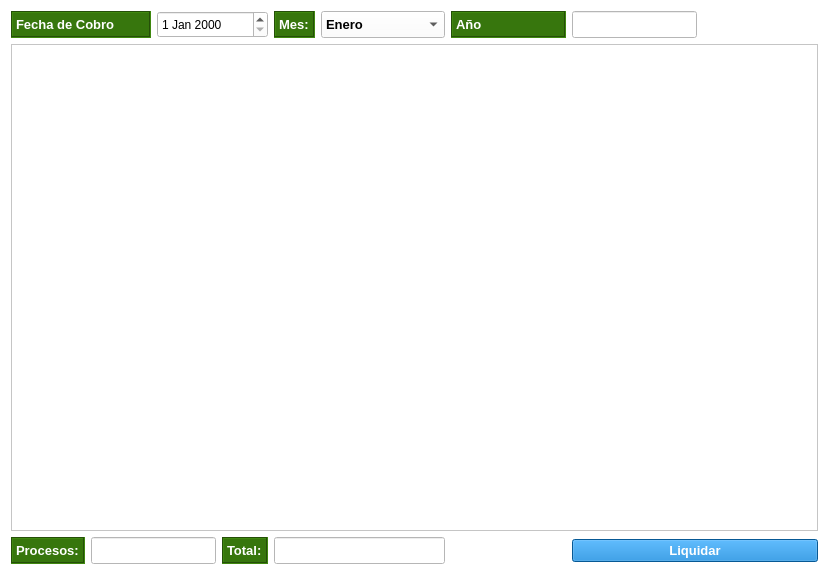
<?xml version="1.0" encoding="UTF-8"?>
<ui version="4.0">
 <class>Form</class>
 <widget class="QWidget" name="Form">
  <property name="geometry">
   <rect>
    <x>0</x>
    <y>0</y>
    <width>829</width>
    <height>575</height>
   </rect>
  </property>
  <property name="palette">
   <palette>
    <active>
     <colorrole role="WindowText">
      <brush brushstyle="SolidPattern">
       <color alpha="255">
        <red>0</red>
        <green>0</green>
        <blue>0</blue>
       </color>
      </brush>
     </colorrole>
     <colorrole role="Button">
      <brush brushstyle="SolidPattern">
       <color alpha="255">
        <red>255</red>
        <green>255</green>
        <blue>255</blue>
       </color>
      </brush>
     </colorrole>
     <colorrole role="Light">
      <brush brushstyle="SolidPattern">
       <color alpha="255">
        <red>255</red>
        <green>255</green>
        <blue>255</blue>
       </color>
      </brush>
     </colorrole>
     <colorrole role="Midlight">
      <brush brushstyle="SolidPattern">
       <color alpha="255">
        <red>255</red>
        <green>255</green>
        <blue>255</blue>
       </color>
      </brush>
     </colorrole>
     <colorrole role="Dark">
      <brush brushstyle="SolidPattern">
       <color alpha="255">
        <red>127</red>
        <green>127</green>
        <blue>127</blue>
       </color>
      </brush>
     </colorrole>
     <colorrole role="Mid">
      <brush brushstyle="SolidPattern">
       <color alpha="255">
        <red>170</red>
        <green>170</green>
        <blue>170</blue>
       </color>
      </brush>
     </colorrole>
     <colorrole role="Text">
      <brush brushstyle="SolidPattern">
       <color alpha="255">
        <red>0</red>
        <green>0</green>
        <blue>0</blue>
       </color>
      </brush>
     </colorrole>
     <colorrole role="BrightText">
      <brush brushstyle="SolidPattern">
       <color alpha="255">
        <red>255</red>
        <green>255</green>
        <blue>255</blue>
       </color>
      </brush>
     </colorrole>
     <colorrole role="ButtonText">
      <brush brushstyle="SolidPattern">
       <color alpha="255">
        <red>0</red>
        <green>0</green>
        <blue>0</blue>
       </color>
      </brush>
     </colorrole>
     <colorrole role="Base">
      <brush brushstyle="SolidPattern">
       <color alpha="255">
        <red>255</red>
        <green>255</green>
        <blue>255</blue>
       </color>
      </brush>
     </colorrole>
     <colorrole role="Window">
      <brush brushstyle="SolidPattern">
       <color alpha="255">
        <red>255</red>
        <green>255</green>
        <blue>255</blue>
       </color>
      </brush>
     </colorrole>
     <colorrole role="Shadow">
      <brush brushstyle="SolidPattern">
       <color alpha="255">
        <red>0</red>
        <green>0</green>
        <blue>0</blue>
       </color>
      </brush>
     </colorrole>
     <colorrole role="AlternateBase">
      <brush brushstyle="SolidPattern">
       <color alpha="255">
        <red>255</red>
        <green>255</green>
        <blue>255</blue>
       </color>
      </brush>
     </colorrole>
     <colorrole role="ToolTipBase">
      <brush brushstyle="SolidPattern">
       <color alpha="255">
        <red>255</red>
        <green>255</green>
        <blue>220</blue>
       </color>
      </brush>
     </colorrole>
     <colorrole role="ToolTipText">
      <brush brushstyle="SolidPattern">
       <color alpha="255">
        <red>0</red>
        <green>0</green>
        <blue>0</blue>
       </color>
      </brush>
     </colorrole>
    </active>
    <inactive>
     <colorrole role="WindowText">
      <brush brushstyle="SolidPattern">
       <color alpha="255">
        <red>0</red>
        <green>0</green>
        <blue>0</blue>
       </color>
      </brush>
     </colorrole>
     <colorrole role="Button">
      <brush brushstyle="SolidPattern">
       <color alpha="255">
        <red>255</red>
        <green>255</green>
        <blue>255</blue>
       </color>
      </brush>
     </colorrole>
     <colorrole role="Light">
      <brush brushstyle="SolidPattern">
       <color alpha="255">
        <red>255</red>
        <green>255</green>
        <blue>255</blue>
       </color>
      </brush>
     </colorrole>
     <colorrole role="Midlight">
      <brush brushstyle="SolidPattern">
       <color alpha="255">
        <red>255</red>
        <green>255</green>
        <blue>255</blue>
       </color>
      </brush>
     </colorrole>
     <colorrole role="Dark">
      <brush brushstyle="SolidPattern">
       <color alpha="255">
        <red>127</red>
        <green>127</green>
        <blue>127</blue>
       </color>
      </brush>
     </colorrole>
     <colorrole role="Mid">
      <brush brushstyle="SolidPattern">
       <color alpha="255">
        <red>170</red>
        <green>170</green>
        <blue>170</blue>
       </color>
      </brush>
     </colorrole>
     <colorrole role="Text">
      <brush brushstyle="SolidPattern">
       <color alpha="255">
        <red>0</red>
        <green>0</green>
        <blue>0</blue>
       </color>
      </brush>
     </colorrole>
     <colorrole role="BrightText">
      <brush brushstyle="SolidPattern">
       <color alpha="255">
        <red>255</red>
        <green>255</green>
        <blue>255</blue>
       </color>
      </brush>
     </colorrole>
     <colorrole role="ButtonText">
      <brush brushstyle="SolidPattern">
       <color alpha="255">
        <red>0</red>
        <green>0</green>
        <blue>0</blue>
       </color>
      </brush>
     </colorrole>
     <colorrole role="Base">
      <brush brushstyle="SolidPattern">
       <color alpha="255">
        <red>255</red>
        <green>255</green>
        <blue>255</blue>
       </color>
      </brush>
     </colorrole>
     <colorrole role="Window">
      <brush brushstyle="SolidPattern">
       <color alpha="255">
        <red>255</red>
        <green>255</green>
        <blue>255</blue>
       </color>
      </brush>
     </colorrole>
     <colorrole role="Shadow">
      <brush brushstyle="SolidPattern">
       <color alpha="255">
        <red>0</red>
        <green>0</green>
        <blue>0</blue>
       </color>
      </brush>
     </colorrole>
     <colorrole role="AlternateBase">
      <brush brushstyle="SolidPattern">
       <color alpha="255">
        <red>255</red>
        <green>255</green>
        <blue>255</blue>
       </color>
      </brush>
     </colorrole>
     <colorrole role="ToolTipBase">
      <brush brushstyle="SolidPattern">
       <color alpha="255">
        <red>255</red>
        <green>255</green>
        <blue>220</blue>
       </color>
      </brush>
     </colorrole>
     <colorrole role="ToolTipText">
      <brush brushstyle="SolidPattern">
       <color alpha="255">
        <red>0</red>
        <green>0</green>
        <blue>0</blue>
       </color>
      </brush>
     </colorrole>
    </inactive>
    <disabled>
     <colorrole role="WindowText">
      <brush brushstyle="SolidPattern">
       <color alpha="255">
        <red>127</red>
        <green>127</green>
        <blue>127</blue>
       </color>
      </brush>
     </colorrole>
     <colorrole role="Button">
      <brush brushstyle="SolidPattern">
       <color alpha="255">
        <red>255</red>
        <green>255</green>
        <blue>255</blue>
       </color>
      </brush>
     </colorrole>
     <colorrole role="Light">
      <brush brushstyle="SolidPattern">
       <color alpha="255">
        <red>255</red>
        <green>255</green>
        <blue>255</blue>
       </color>
      </brush>
     </colorrole>
     <colorrole role="Midlight">
      <brush brushstyle="SolidPattern">
       <color alpha="255">
        <red>255</red>
        <green>255</green>
        <blue>255</blue>
       </color>
      </brush>
     </colorrole>
     <colorrole role="Dark">
      <brush brushstyle="SolidPattern">
       <color alpha="255">
        <red>127</red>
        <green>127</green>
        <blue>127</blue>
       </color>
      </brush>
     </colorrole>
     <colorrole role="Mid">
      <brush brushstyle="SolidPattern">
       <color alpha="255">
        <red>170</red>
        <green>170</green>
        <blue>170</blue>
       </color>
      </brush>
     </colorrole>
     <colorrole role="Text">
      <brush brushstyle="SolidPattern">
       <color alpha="255">
        <red>127</red>
        <green>127</green>
        <blue>127</blue>
       </color>
      </brush>
     </colorrole>
     <colorrole role="BrightText">
      <brush brushstyle="SolidPattern">
       <color alpha="255">
        <red>255</red>
        <green>255</green>
        <blue>255</blue>
       </color>
      </brush>
     </colorrole>
     <colorrole role="ButtonText">
      <brush brushstyle="SolidPattern">
       <color alpha="255">
        <red>127</red>
        <green>127</green>
        <blue>127</blue>
       </color>
      </brush>
     </colorrole>
     <colorrole role="Base">
      <brush brushstyle="SolidPattern">
       <color alpha="255">
        <red>255</red>
        <green>255</green>
        <blue>255</blue>
       </color>
      </brush>
     </colorrole>
     <colorrole role="Window">
      <brush brushstyle="SolidPattern">
       <color alpha="255">
        <red>255</red>
        <green>255</green>
        <blue>255</blue>
       </color>
      </brush>
     </colorrole>
     <colorrole role="Shadow">
      <brush brushstyle="SolidPattern">
       <color alpha="255">
        <red>0</red>
        <green>0</green>
        <blue>0</blue>
       </color>
      </brush>
     </colorrole>
     <colorrole role="AlternateBase">
      <brush brushstyle="SolidPattern">
       <color alpha="255">
        <red>255</red>
        <green>255</green>
        <blue>255</blue>
       </color>
      </brush>
     </colorrole>
     <colorrole role="ToolTipBase">
      <brush brushstyle="SolidPattern">
       <color alpha="255">
        <red>255</red>
        <green>255</green>
        <blue>220</blue>
       </color>
      </brush>
     </colorrole>
     <colorrole role="ToolTipText">
      <brush brushstyle="SolidPattern">
       <color alpha="255">
        <red>0</red>
        <green>0</green>
        <blue>0</blue>
       </color>
      </brush>
     </colorrole>
    </disabled>
   </palette>
  </property>
  <property name="windowTitle">
   <string>Form</string>
  </property>
  <layout class="QGridLayout" name="gridLayout" rowstretch="5,90,5">
   <item row="0" column="2" colspan="2">
    <widget class="QDateEdit" name="dateEdit">
     <property name="sizePolicy">
      <sizepolicy hsizetype="Minimum" vsizetype="Expanding">
       <horstretch>0</horstretch>
       <verstretch>0</verstretch>
      </sizepolicy>
     </property>
    </widget>
   </item>
   <item row="0" column="0" colspan="2">
    <widget class="QLabel" name="label_6">
     <property name="sizePolicy">
      <sizepolicy hsizetype="Preferred" vsizetype="Expanding">
       <horstretch>0</horstretch>
       <verstretch>0</verstretch>
      </sizepolicy>
     </property>
     <property name="font">
      <font>
       <pointsize>10</pointsize>
       <weight>75</weight>
       <bold>true</bold>
      </font>
     </property>
     <property name="styleSheet">
      <string notr="true">#label_6{
background-color:#37760D;
color: #FFFFFF;
}</string>
     </property>
     <property name="frameShape">
      <enum>QFrame::Box</enum>
     </property>
     <property name="frameShadow">
      <enum>QFrame::Sunken</enum>
     </property>
     <property name="text">
      <string>Fecha de Cobro</string>
     </property>
    </widget>
   </item>
   <item row="0" column="6">
    <widget class="QComboBox" name="comboBox_2">
     <property name="sizePolicy">
      <sizepolicy hsizetype="Preferred" vsizetype="Expanding">
       <horstretch>0</horstretch>
       <verstretch>0</verstretch>
      </sizepolicy>
     </property>
     <property name="font">
      <font>
       <pointsize>10</pointsize>
       <weight>75</weight>
       <bold>true</bold>
      </font>
     </property>
     <item>
      <property name="text">
       <string>Enero</string>
      </property>
     </item>
     <item>
      <property name="text">
       <string>Febrero</string>
      </property>
     </item>
     <item>
      <property name="text">
       <string>Marzo</string>
      </property>
     </item>
     <item>
      <property name="text">
       <string>Abril</string>
      </property>
     </item>
     <item>
      <property name="text">
       <string>Mayo</string>
      </property>
     </item>
     <item>
      <property name="text">
       <string>Junio</string>
      </property>
     </item>
     <item>
      <property name="text">
       <string>SAC-Junio</string>
      </property>
     </item>
     <item>
      <property name="text">
       <string>Julio</string>
      </property>
     </item>
     <item>
      <property name="text">
       <string>Agosto</string>
      </property>
     </item>
     <item>
      <property name="text">
       <string>Septiembre</string>
      </property>
     </item>
     <item>
      <property name="text">
       <string>Octubre</string>
      </property>
     </item>
     <item>
      <property name="text">
       <string>Noviembre</string>
      </property>
     </item>
     <item>
      <property name="text">
       <string>Diciembre</string>
      </property>
     </item>
     <item>
      <property name="text">
       <string>SAC-Diciembre</string>
      </property>
     </item>
    </widget>
   </item>
   <item row="0" column="7">
    <widget class="QLabel" name="label_3">
     <property name="sizePolicy">
      <sizepolicy hsizetype="Preferred" vsizetype="Expanding">
       <horstretch>0</horstretch>
       <verstretch>0</verstretch>
      </sizepolicy>
     </property>
     <property name="font">
      <font>
       <pointsize>10</pointsize>
       <weight>75</weight>
       <bold>true</bold>
      </font>
     </property>
     <property name="styleSheet">
      <string notr="true">#label_3{
background-color:#37760D;
color: #FFFFFF;
}</string>
     </property>
     <property name="frameShape">
      <enum>QFrame::Box</enum>
     </property>
     <property name="frameShadow">
      <enum>QFrame::Sunken</enum>
     </property>
     <property name="text">
      <string>Año</string>
     </property>
    </widget>
   </item>
   <item row="0" column="8">
    <widget class="QLineEdit" name="lineEdit">
     <property name="sizePolicy">
      <sizepolicy hsizetype="Expanding" vsizetype="Expanding">
       <horstretch>0</horstretch>
       <verstretch>0</verstretch>
      </sizepolicy>
     </property>
     <property name="font">
      <font>
       <pointsize>10</pointsize>
       <weight>75</weight>
       <bold>true</bold>
      </font>
     </property>
    </widget>
   </item>
   <item row="2" column="0">
    <widget class="QLabel" name="label_4">
     <property name="sizePolicy">
      <sizepolicy hsizetype="Preferred" vsizetype="Expanding">
       <horstretch>0</horstretch>
       <verstretch>0</verstretch>
      </sizepolicy>
     </property>
     <property name="font">
      <font>
       <pointsize>10</pointsize>
       <weight>75</weight>
       <bold>true</bold>
      </font>
     </property>
     <property name="styleSheet">
      <string notr="true">#label_4{
background-color:#37760D;
color: #FFFFFF;
}</string>
     </property>
     <property name="frameShape">
      <enum>QFrame::Box</enum>
     </property>
     <property name="frameShadow">
      <enum>QFrame::Sunken</enum>
     </property>
     <property name="text">
      <string>Procesos:</string>
     </property>
    </widget>
   </item>
   <item row="2" column="1" colspan="2">
    <widget class="QLineEdit" name="lineEdit_2">
     <property name="sizePolicy">
      <sizepolicy hsizetype="Expanding" vsizetype="Expanding">
       <horstretch>0</horstretch>
       <verstretch>0</verstretch>
      </sizepolicy>
     </property>
     <property name="font">
      <font>
       <pointsize>10</pointsize>
       <weight>75</weight>
       <bold>true</bold>
      </font>
     </property>
    </widget>
   </item>
   <item row="2" column="3">
    <widget class="QLabel" name="label_5">
     <property name="sizePolicy">
      <sizepolicy hsizetype="Preferred" vsizetype="Expanding">
       <horstretch>0</horstretch>
       <verstretch>0</verstretch>
      </sizepolicy>
     </property>
     <property name="font">
      <font>
       <pointsize>10</pointsize>
       <weight>75</weight>
       <bold>true</bold>
      </font>
     </property>
     <property name="styleSheet">
      <string notr="true">#label_5{
background-color:#37760D;
color: #FFFFFF;
}</string>
     </property>
     <property name="frameShape">
      <enum>QFrame::Box</enum>
     </property>
     <property name="frameShadow">
      <enum>QFrame::Sunken</enum>
     </property>
     <property name="text">
      <string>Total:</string>
     </property>
    </widget>
   </item>
   <item row="2" column="4" colspan="3">
    <widget class="QLineEdit" name="lineEdit_3">
     <property name="sizePolicy">
      <sizepolicy hsizetype="Expanding" vsizetype="Expanding">
       <horstretch>0</horstretch>
       <verstretch>0</verstretch>
      </sizepolicy>
     </property>
     <property name="font">
      <font>
       <pointsize>10</pointsize>
       <weight>75</weight>
       <bold>true</bold>
      </font>
     </property>
    </widget>
   </item>
   <item row="0" column="4" colspan="2">
    <widget class="QLabel" name="label_2">
     <property name="sizePolicy">
      <sizepolicy hsizetype="Preferred" vsizetype="Expanding">
       <horstretch>0</horstretch>
       <verstretch>0</verstretch>
      </sizepolicy>
     </property>
     <property name="font">
      <font>
       <pointsize>10</pointsize>
       <weight>75</weight>
       <bold>true</bold>
      </font>
     </property>
     <property name="styleSheet">
      <string notr="true">#label_2{
background-color:#37760D;
color: #FFFFFF;
}</string>
     </property>
     <property name="frameShape">
      <enum>QFrame::Box</enum>
     </property>
     <property name="frameShadow">
      <enum>QFrame::Sunken</enum>
     </property>
     <property name="text">
      <string>Mes:</string>
     </property>
    </widget>
   </item>
   <item row="0" column="9">
    <spacer name="horizontalSpacer">
     <property name="orientation">
      <enum>Qt::Horizontal</enum>
     </property>
     <property name="sizeHint" stdset="0">
      <size>
       <width>40</width>
       <height>20</height>
      </size>
     </property>
    </spacer>
   </item>
   <item row="1" column="0" colspan="10">
    <widget class="QTableView" name="tableView">
     <property name="font">
      <font>
       <pointsize>10</pointsize>
       <weight>75</weight>
       <bold>true</bold>
      </font>
     </property>
    </widget>
   </item>
   <item row="2" column="7">
    <spacer name="horizontalSpacer_2">
     <property name="orientation">
      <enum>Qt::Horizontal</enum>
     </property>
     <property name="sizeHint" stdset="0">
      <size>
       <width>40</width>
       <height>20</height>
      </size>
     </property>
    </spacer>
   </item>
   <item row="2" column="8" colspan="2">
    <widget class="QPushButton" name="pushButton">
     <property name="font">
      <font>
       <pointsize>10</pointsize>
       <weight>75</weight>
       <bold>true</bold>
      </font>
     </property>
     <property name="styleSheet">
      <string notr="true">#pushButton{
background-color:#0A7DD0;
color: #ffffff
}

#pushButton:hover{
background-color:#1067A5;
}
</string>
     </property>
     <property name="text">
      <string>Liquidar</string>
     </property>
     <property name="icon">
      <iconset>
       <normaloff>../../../../../.designer/iconos/refresh.ico</normaloff>../../../../../.designer/iconos/refresh.ico</iconset>
     </property>
     <property name="iconSize">
      <size>
       <width>30</width>
       <height>30</height>
      </size>
     </property>
    </widget>
   </item>
  </layout>
 </widget>
 <resources/>
 <connections/>
</ui>
